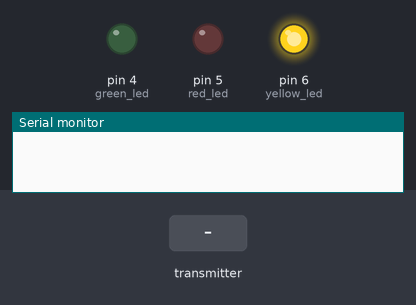
A sketch run on a simulated Arduino Uno, built with avr-gcc and run on an emulated ATmega328P. Parts: output pins drawn as LEDs (lit = HIGH), the last lines printed to the serial monitor. The test bench sets the inputs (shaded band). No radio packets arrive unless stated.

Above: at 1.2 s.
1.3 s: the transmitter starts sending motorSpeed = 0
At 1.9 s:
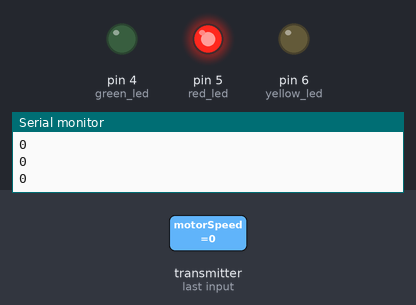
2.8 s: the transmitter starts sending motorSpeed = 512
At 4.0 s:
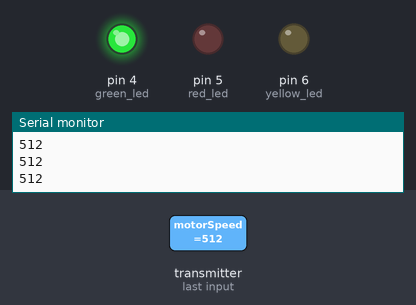
4.3 s: the transmitter starts sending motorSpeed = 256
At 5.3 s:
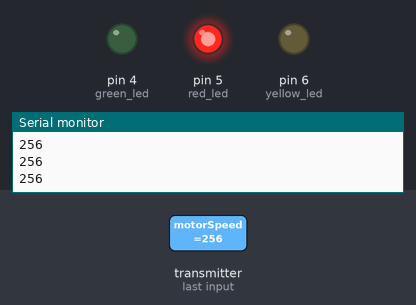
Timing chart, 0 to 7.3 s (numbered marks = the images above; inputs shaded):
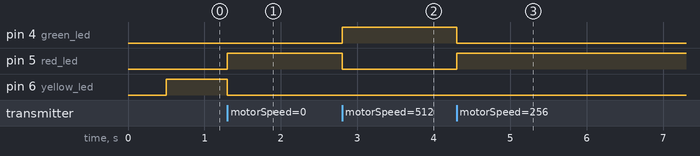

Measured:
- after the input at 1.3 s, pin 5 (red_led): LOW → HIGH at once; pin 6 (yellow_led): HIGH → LOW at once
- after the input at 2.8 s, pin 4 (green_led): LOW → HIGH at once; pin 5 (red_led): HIGH → LOW at once
- after the input at 4.3 s, pin 4 (green_led): HIGH → LOW at once; pin 5 (red_led): LOW → HIGH at once

The sketch:

board_battery_mimick.ino
```cpp
#include <SPI.h>
#include <nRF24L01.h>
#include "RF24.h"


// Defining struct to hold stats
struct board_data {
  byte slip_code;
  long battery_val;
};

RF24 radio(9, 10);
const uint64_t pipe = 0xE8E8F0F0E1LL;

bool recievedData = false;
uint32_t lastTimeReceived = 0;

// Pin defination
const byte red_led = 5;
const byte yellow_led = 6;
const byte green_led = 4;
const byte error_code = 2;
const int bat_lvl = A1;
short motorSpeed;
int timeoutMax = 500;

struct board_data data;
unsigned long lastDataCheck;

void setup() {
   Serial.begin(115200);

    radio.begin();
    radio.enableAckPayload();
    radio.enableDynamicPayloads();
    radio.openReadingPipe(1, pipe);
    radio.startListening();

    pinMode(red_led, OUTPUT);
    pinMode(yellow_led, OUTPUT);
    pinMode(green_led, OUTPUT);
    pinMode(error_code, INPUT_PULLUP);
}

void loop() {

  get_Board_Data();

  // If transmission is available
  if (radio.available()){
    // The next time a transmission is received on pipe, the data in gotByte will be sent back in the acknowledgement (this could later be changed to data from VESC!)
//    radio.writeAckPayload(pipe, &data, sizeof(data));

    // Read the actual message
    radio.read(&motorSpeed, sizeof(motorSpeed));
    Serial.println(motorSpeed);
    recievedData = true;
  }

  if (recievedData == true){
    // A speed is received from the transmitter (remote).
    lastTimeReceived = millis();
    recievedData = false;
    digitalWrite(yellow_led, LOW);
    // Write the speed.
    if(motorSpeed == 512){
      digitalWrite(green_led, HIGH);
      digitalWrite(red_led, LOW);
    }
    else if(motorSpeed != 512){
      digitalWrite(green_led, LOW);
      digitalWrite(red_led, HIGH);
    }

  }
  else if ((millis() - lastTimeReceived) > timeoutMax){
    // No speed is received within the timeout limit.
    digitalWrite(yellow_led, HIGH);
    digitalWrite(green_led, LOW);
    digitalWrite(red_led, LOW);
  }
}

void get_Board_Data(){
  if (millis() - lastDataCheck >= 250) {
    lastDataCheck = millis();
//    data.slip_code = digitalRead(error_code);
//    Serial.println(data.slip_code);
//    data.battery_val = analogRead(A1);
  }
}
```
